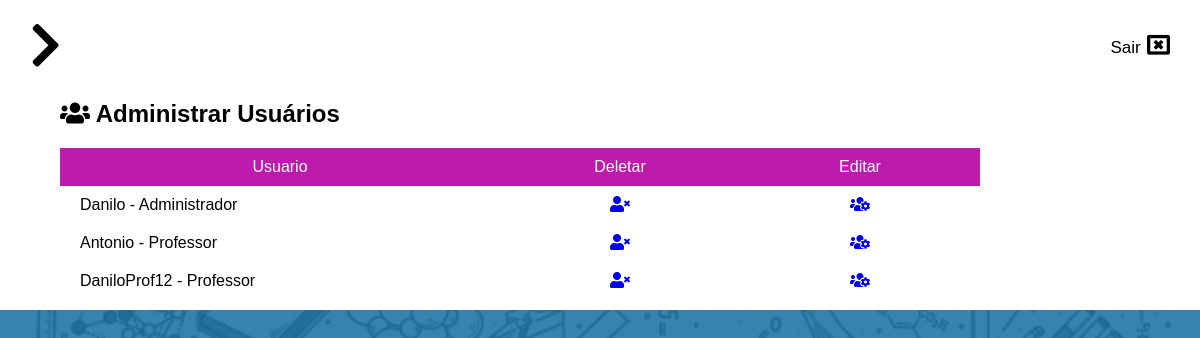
Screenshot of /painel/editar-usuario (signed in) with the database file from the repository.
### tables this page shows
CREATE TABLE `usuario` (
  `nome_usu` varchar(255) NOT NULL,
  `id_usu` int(11) NOT NULL,
  `email_usu` varchar(255) NOT NULL,
  `senha_usu` varchar(255) NOT NULL,
  `user_usu` varchar(255) NOT NULL,
  `img_usu` varchar(255) NOT NULL,
  `tipo_usuario` int(11) NOT NULL DEFAULT 0
);

### classes/mysql.php (called while the page is built)
<?php
	class MySql{
		private static $pdo;
		public static function conectar(){
			if(self::$pdo == null){
				try{
				self::$pdo = new PDO('mysql:host='.HOST.';dbname='.DATABASE,USER,PASSWORD,array(PDO::MYSQL_ATTR_INIT_COMMAND => "SET NAMES utf8"));
				self::$pdo->setAttribute(PDO::ATTR_ERRMODE,PDO::ERRMODE_EXCEPTION);
				}catch(Exception $e){
					echo '<h2>Erro ao conectar</h2>';
				}
			}
			return self::$pdo;
		}
	}
?>

### painel/pages/editar-usuario.php (the view, shortened to what this page needs)
<div class="box-content">
    <h2><i class="fas fa-users"></i> Administrar Usuários</h2>
    <table class="tabela_aluno">
        <tr>
            <td class="title_ava">Usuario</td>
            <td class="title_ava">Deletar</td>
            <td class="title_ava">Editar</td>
        </tr>
        <?php
            $data = Painel::selectAll('usuario');
            foreach ($data as $key => $value) {
        ?>
            <tr>
                <td>
                    <?php echo $value['user_usu'];if ($value['tipo_usuario'] == 1) {
                        echo ' - Administrador';
                    }else{
                        echo ' - Professor';
                    } ?>
                </td>
                <td>
                    <a class='btn-delete' href="<?php echo INCLUDE_PATH_PAINEL?>editar-usuario?excluir=<?php echo $value['id_usu'] ?>"><i class="fas fa-user-times"></i></a>
                </td>
                <td>
                    <a class='btn-edit' href="<?php echo INCLUDE_PATH_PAINEL ?>info-professor?id=<?php echo $value['id_usu'] ?>"><i class="fas fa-users-cog"></i></a>
                </td>
            </tr>
        <?php
            }
        ?>
    </table>
</div>

### painel/css/painel.css (style rules this page uses)
:root { --blue-dft: #0b699e; --blue-dft-hv: #1f82bb; --blue-dark: #053896; --gray: #696969; --gray-dark: #222222; --gray-light: #f4f4f4; --pink: #bc1bac; --pink-hv: #c746ba; }
* { margin: 0; border: 0; padding: 0; font-family: Arial, Helvetica, sans-serif; }
body { width: 100vw; height: 100vh; display: flex; flex-direction: column; align-items: center; background-image: url(../../src/bg.jpg); background-position: center; background-repeat: no-repeat; background-size: cover; overflow-x: hidden; }
.box-content { padding: 10px 5vw; background: #fff; }
.box-content h2 { margin: 0 0 20px 0; }
table.tabela_aluno, table.tabela_tur { width: 100%; display: flex; flex-direction: column; border-collapse: collapse; border-spacing: 0; }
table.tabela_aluno tbody tr td:nth-child(1) { width: 100vw; max-width: 400px; }
table.tabela_aluno tbody tr td:nth-child(2), table.tabela_aluno tbody tr td:nth-child(3), table.tabela_aluno tbody tr td:nth-child(4) { width: 100vw; max-width: 200px; text-align: center; }
table.tabela_aluno tbody tr td, table.tabela_tur tbody tr td { padding: 10px 20px; }
td.title_ava { color: #fff; background-color: #bc1bac; text-align: center; }

### rows the page displays
usuario: user_usu "Danilo", tipo_usuario "- Administrador"
usuario: user_usu "Antonio", tipo_usuario "- Professor"
usuario: user_usu "DaniloProf12", tipo_usuario "- Professor"
